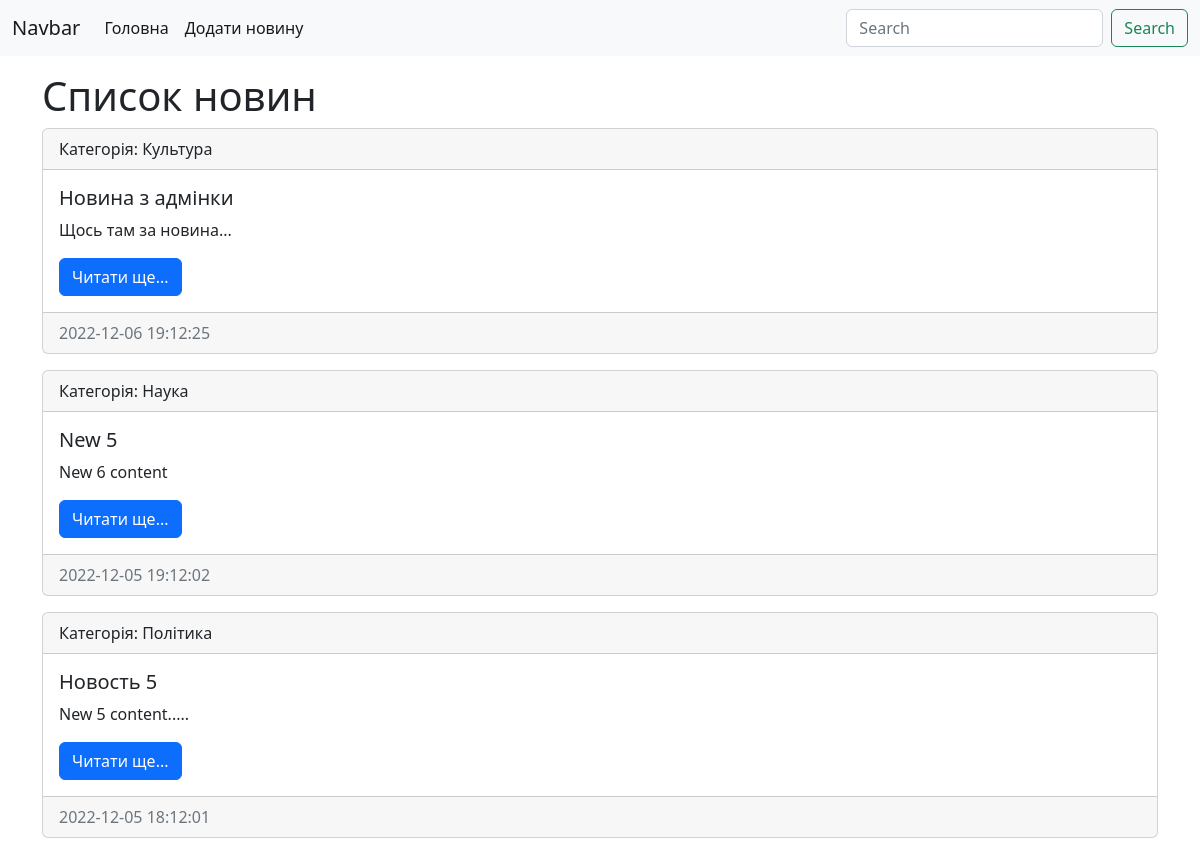
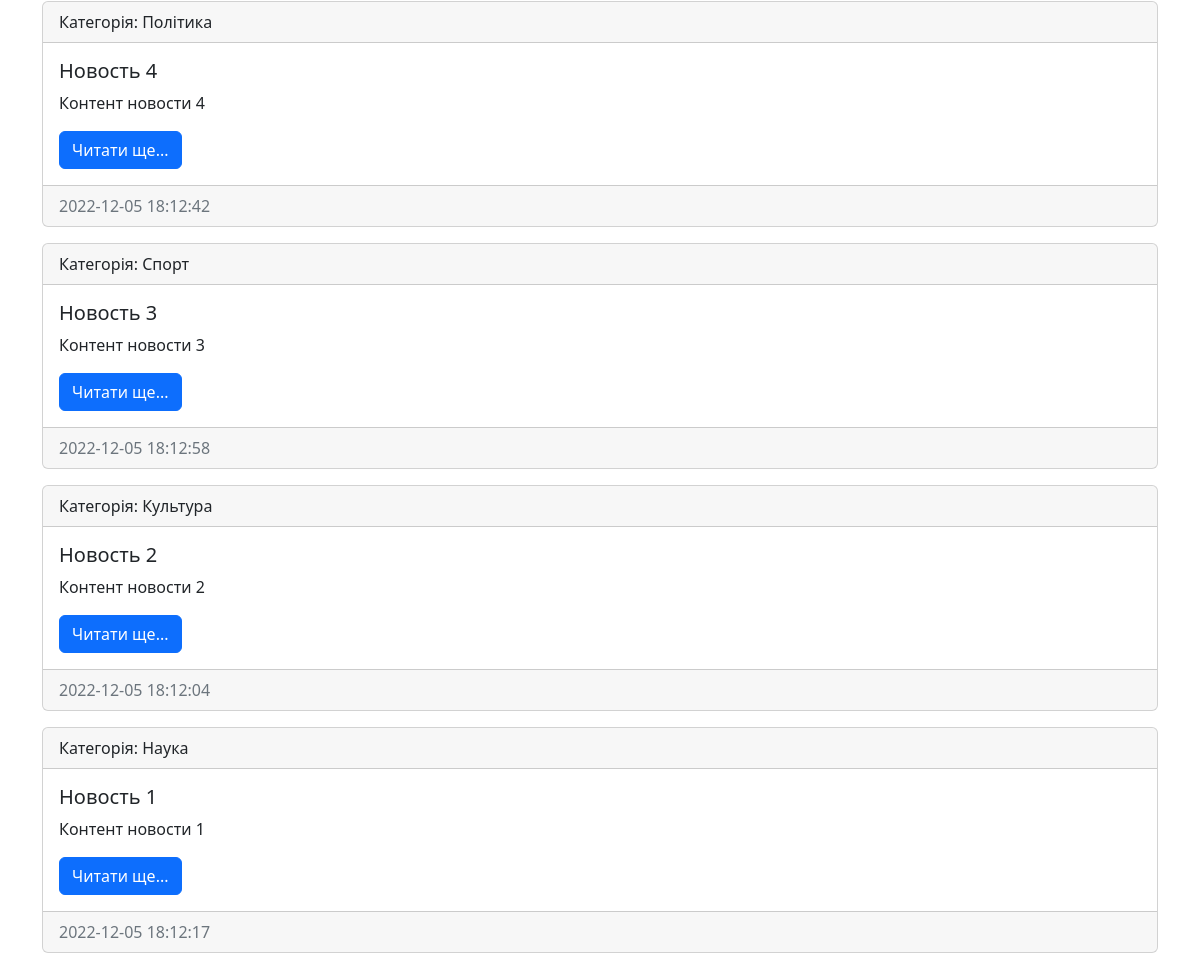
The page /news/ on the database as committed earlier (2 pictures, top to bottom).
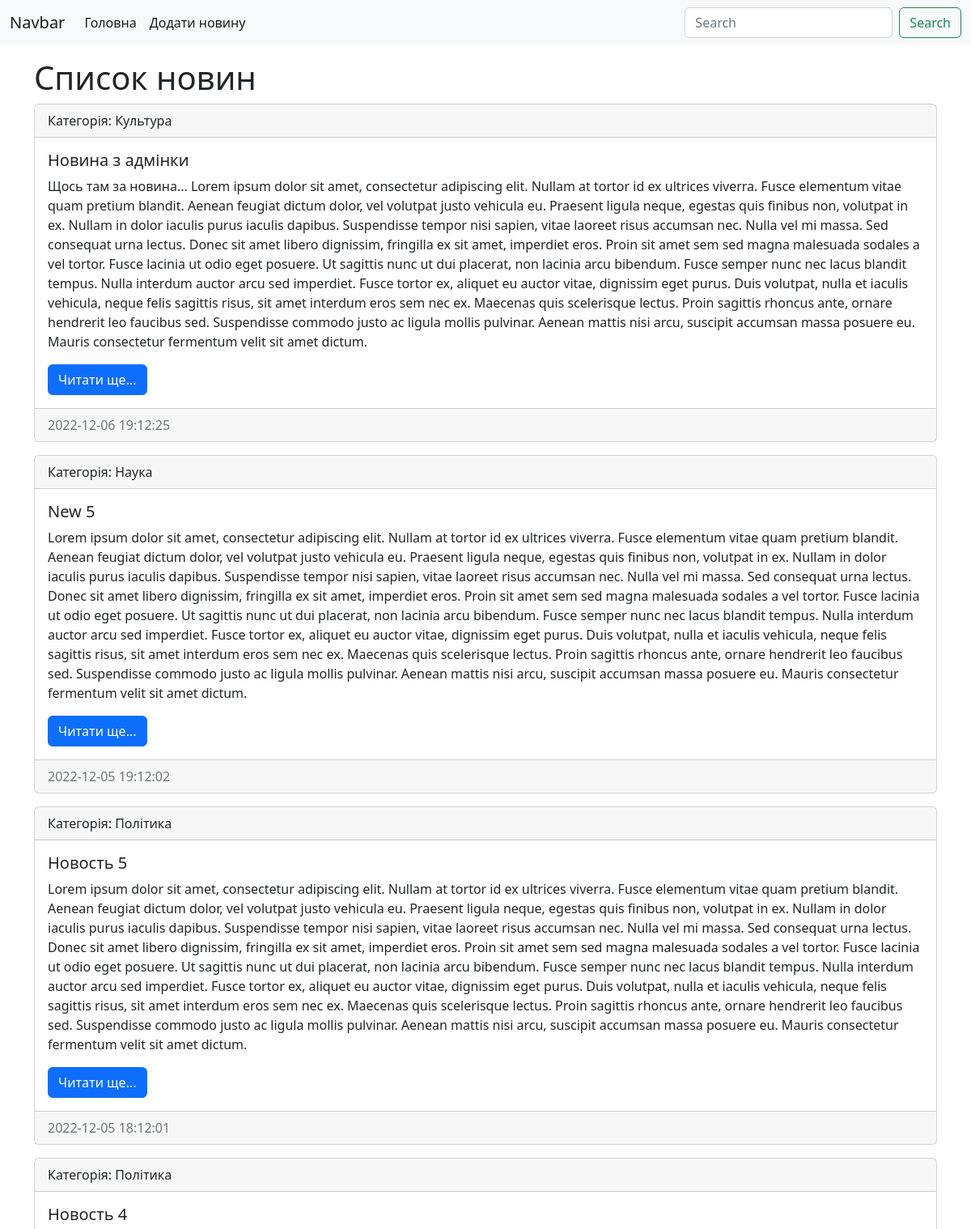
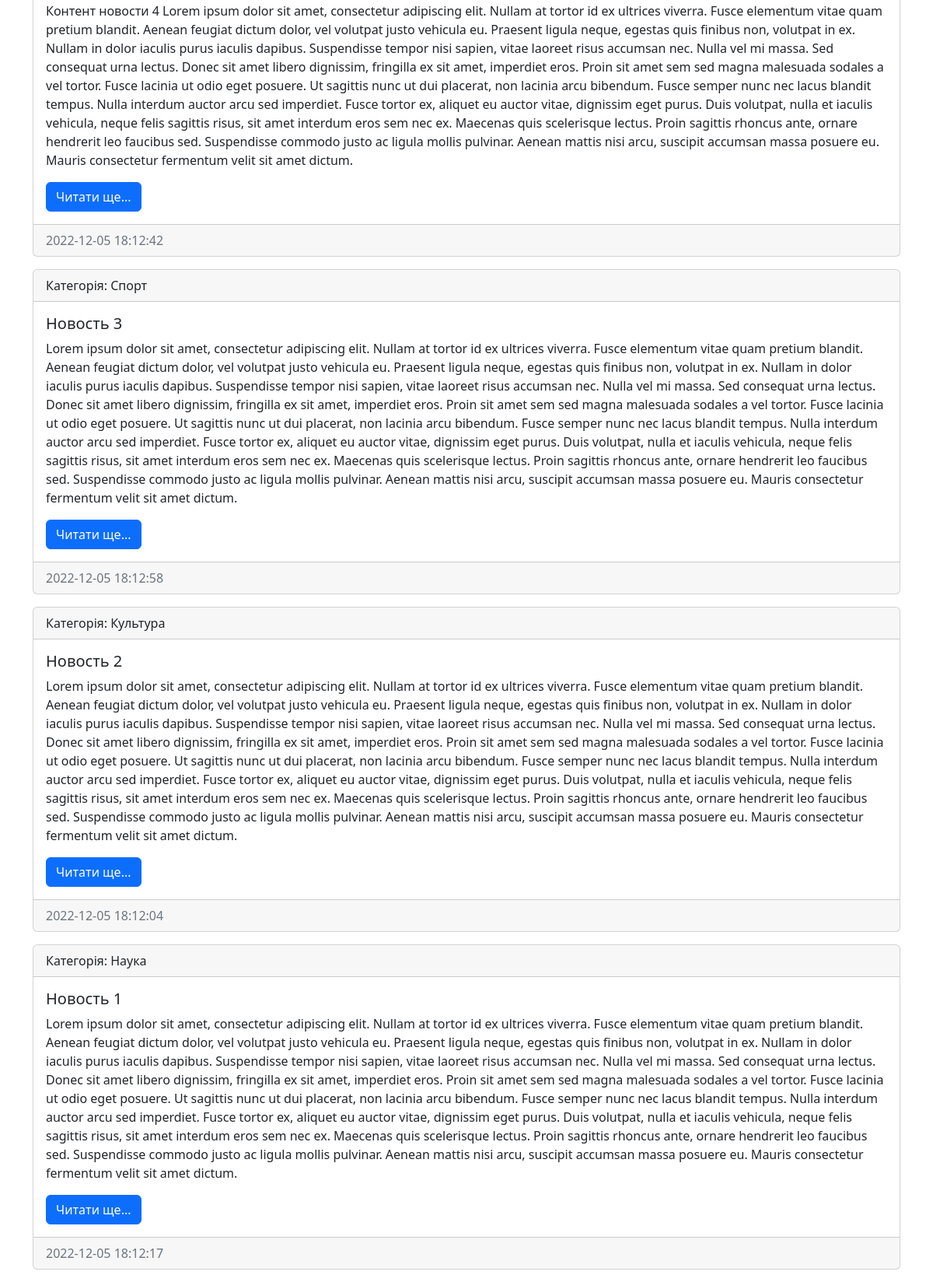
The same page on the database as committed later (2 pictures, top to bottom).
### news/models.py (models this page shows, shortened)
class News(models.Model):
    title = models.CharField(max_length=150, verbose_name='Найменування')
    content = models.TextField(blank=True, verbose_name='Контент')
    created_at = models.DateTimeField(auto_now_add=True, verbose_name='Дата публікації')
    updated_at = models.DateTimeField(auto_now=True, verbose_name='Оновлено')
    photo = models.ImageField(upload_to='photos/%Y/%m/%d/', verbose_name='Світлина', blank=True)
    is_published = models.BooleanField(default=True, verbose_name='Чи опубліковано?')
    category = models.ForeignKey('Category', on_delete=models.PROTECT, null=True, verbose_name='Категорія')
    class Meta:
        verbose_name = 'Новина'
        verbose_name_plural = 'Новини'
        ordering = ['-created_at']

class Category(models.Model):
    title = models.CharField(max_length=150, db_index=True, verbose_name='Назва категорії')
    class Meta:
        verbose_name = 'Категорія'
        verbose_name_plural = 'Категорії'
        ordering = ['title']

### news/views.py (the view)
def index(request):
    news = News.objects.all()
    context = {
        'news': news,
        'title': 'Список новин'
    }
    return render(request, template_name='news/index.html', context=context)

### news/templates/news/index.html (shortened to what this page needs)
<!DOCTYPE html>
<html lang="en">
<head>
<link href="https://cdn.jsdelivr.net/npm/bootstrap@5.2.3/dist/css/bootstrap.min.css"
rel="stylesheet">
</head>
<body>
    <nav class="navbar navbar-expand-lg bg-light">
        <div class="container-fluid">
          <a class="navbar-brand" href="#">Navbar</a>
          <div class="collapse navbar-collapse" id="navbarSupportedContent">
            <ul class="navbar-nav me-auto mb-2 mb-lg-0">
              <li class="nav-item">
                <a class="nav-link active" aria-current="page" href="#">Головна</a>
              </li>
              <li class="nav-item">
                <a class="nav-link active" aria-current="page" href="#">Додати новину</a>
              </li>
            </ul>
            <form class="d-flex" role="search">
              <input class="form-control me-2" type="search" placeholder="Search" aria-label="Search">
              <button class="btn btn-outline-success" type="submit">Search</button>
            </form>
          </div>
        </div>
      </nav>
    <div class="container mt-3">
        <h1>{{ title }}</h1>
        <div class="row">
            <div class="col-md-12">
            {% for item in news %}
            <div class="card mb-3">
                <div class="card-header">
                  Категорія: {{ item.category.title }}
                </div>
                <div class="card-body">
                  <h5 class="card-title">{{ item.title }}</h5>
                  <p class="card-text">{{ item.content }}</p>
                  <a href="#" class="btn btn-primary">Читати ще...</a>
                </div>
                <div class="card-footer text-muted">
                  {{ item.created_at|date:"Y-m-d H:m:s" }}
                </div>
              </div>
            {% endfor %}
            </div>
        </div>
    </div>
</body>
</html>

Rows that differ between the two databases and show on the page:
changed News "Новина з адмінки": content "Щось там за новина..." → "Щось там за новина... Lorem ipsum dolor sit amet, consectetur adipiscing elit. Nullam at tortor id ex ultrices viverra. Fusce elementum vitae quam pretium blandit. Aenean feugiat dictum dolor, vel volutpat justo vehicula eu. Praesent ligula neque, egestas quis finibus non, volutpat in ex. Nullam in dolor iaculis purus iaculis dapibus. Suspendisse tempor nisi sapien, vitae laoreet risus accumsan nec. Nulla vel mi massa. Sed consequat urna lectus. Donec sit amet libero dignissim, fringilla ex sit amet, imperdiet eros. Proin sit amet sem sed magna malesuada sodales a vel tortor. Fusce lacinia ut odio eget posuere. Ut sagittis nunc ut dui placerat, non lacinia arcu bibendum. Fusce semper nunc…"
changed News "New 5": content "New 6 content" → "Lorem ipsum dolor sit amet, consectetur adipiscing elit. Nullam at tortor id ex ultrices viverra. Fusce elementum vitae quam pretium blandit. Aenean feugiat dictum dolor, vel volutpat justo vehicula eu. Praesent ligula neque, egestas quis finibus non, volutpat in ex. Nullam in dolor iaculis purus iaculis dapibus. Suspendisse tempor nisi sapien, vitae laoreet risus accumsan nec. Nulla vel mi massa. Sed consequat urna lectus. Donec sit amet libero dignissim, fringilla ex sit amet, imperdiet eros. Proin sit amet sem sed magna malesuada sodales a vel tortor. Fusce lacinia ut odio eget posuere. Ut sagittis nunc ut dui placerat, non lacinia arcu bibendum. Fusce semper nunc nec lacus blandit…"
changed News "Новость 5": content "New 5 content....." → "Lorem ipsum dolor sit amet, consectetur adipiscing elit. Nullam at tortor id ex ultrices viverra. Fusce elementum vitae quam pretium blandit. Aenean feugiat dictum dolor, vel volutpat justo vehicula eu. Praesent ligula neque, egestas quis finibus non, volutpat in ex. Nullam in dolor iaculis purus iaculis dapibus. Suspendisse tempor nisi sapien, vitae laoreet risus accumsan nec. Nulla vel mi massa. Sed consequat urna lectus. Donec sit amet libero dignissim, fringilla ex sit amet, imperdiet eros. Proin sit amet sem sed magna malesuada sodales a vel tortor. Fusce lacinia ut odio eget posuere. Ut sagittis nunc ut dui placerat, non lacinia arcu bibendum. Fusce semper nunc nec lacus blandit…"
changed News "Новость 4": content "Контент новости 4" → "Контент новости 4 Lorem ipsum dolor sit amet, consectetur adipiscing elit. Nullam at tortor id ex ultrices viverra. Fusce elementum vitae quam pretium blandit. Aenean feugiat dictum dolor, vel volutpat justo vehicula eu. Praesent ligula neque, egestas quis finibus non, volutpat in ex. Nullam in dolor iaculis purus iaculis dapibus. Suspendisse tempor nisi sapien, vitae laoreet risus accumsan nec. Nulla vel mi massa. Sed consequat urna lectus. Donec sit amet libero dignissim, fringilla ex sit amet, imperdiet eros. Proin sit amet sem sed magna malesuada sodales a vel tortor. Fusce lacinia ut odio eget posuere. Ut sagittis nunc ut dui placerat, non lacinia arcu bibendum. Fusce semper nunc nec…"
changed News "Новость 3": content "Контент новости 3" → "Lorem ipsum dolor sit amet, consectetur adipiscing elit. Nullam at tortor id ex ultrices viverra. Fusce elementum vitae quam pretium blandit. Aenean feugiat dictum dolor, vel volutpat justo vehicula eu. Praesent ligula neque, egestas quis finibus non, volutpat in ex. Nullam in dolor iaculis purus iaculis dapibus. Suspendisse tempor nisi sapien, vitae laoreet risus accumsan nec. Nulla vel mi massa. Sed consequat urna lectus. Donec sit amet libero dignissim, fringilla ex sit amet, imperdiet eros. Proin sit amet sem sed magna malesuada sodales a vel tortor. Fusce lacinia ut odio eget posuere. Ut sagittis nunc ut dui placerat, non lacinia arcu bibendum. Fusce semper nunc nec lacus blandit…"
changed News "Новость 2": content "Контент новости 2" → "Lorem ipsum dolor sit amet, consectetur adipiscing elit. Nullam at tortor id ex ultrices viverra. Fusce elementum vitae quam pretium blandit. Aenean feugiat dictum dolor, vel volutpat justo vehicula eu. Praesent ligula neque, egestas quis finibus non, volutpat in ex. Nullam in dolor iaculis purus iaculis dapibus. Suspendisse tempor nisi sapien, vitae laoreet risus accumsan nec. Nulla vel mi massa. Sed consequat urna lectus. Donec sit amet libero dignissim, fringilla ex sit amet, imperdiet eros. Proin sit amet sem sed magna malesuada sodales a vel tortor. Fusce lacinia ut odio eget posuere. Ut sagittis nunc ut dui placerat, non lacinia arcu bibendum. Fusce semper nunc nec lacus blandit…"
changed News "Новость 1": content "Контент новости 1" → "Lorem ipsum dolor sit amet, consectetur adipiscing elit. Nullam at tortor id ex ultrices viverra. Fusce elementum vitae quam pretium blandit. Aenean feugiat dictum dolor, vel volutpat justo vehicula eu. Praesent ligula neque, egestas quis finibus non, volutpat in ex. Nullam in dolor iaculis purus iaculis dapibus. Suspendisse tempor nisi sapien, vitae laoreet risus accumsan nec. Nulla vel mi massa. Sed consequat urna lectus. Donec sit amet libero dignissim, fringilla ex sit amet, imperdiet eros. Proin sit amet sem sed magna malesuada sodales a vel tortor. Fusce lacinia ut odio eget posuere. Ut sagittis nunc ut dui placerat, non lacinia arcu bibendum. Fusce semper nunc nec lacus blandit…"
